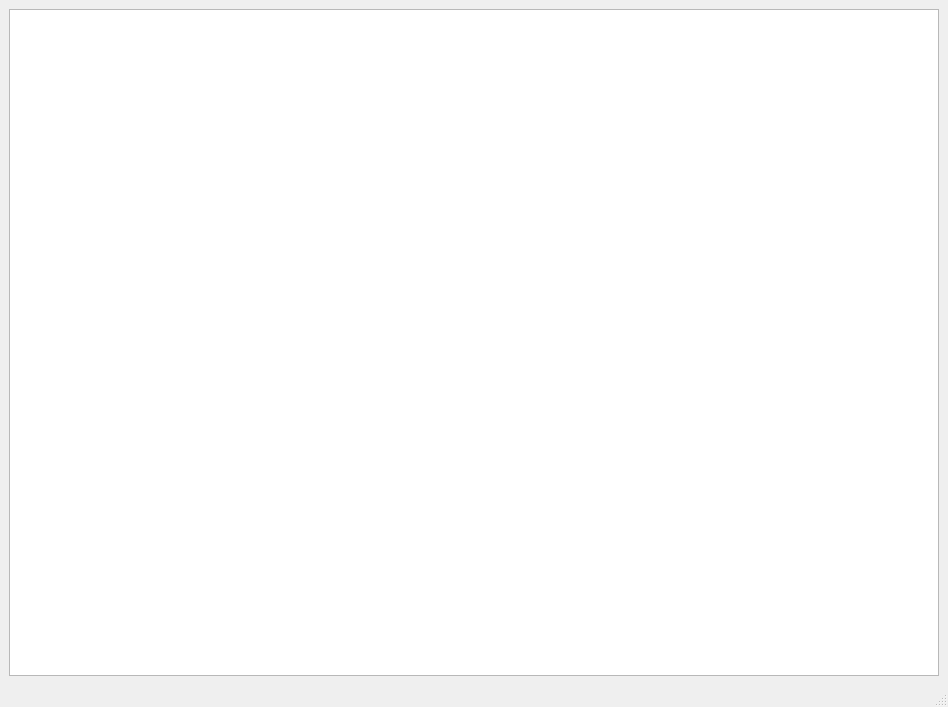
<?xml version="1.0" encoding="UTF-8"?>
<ui version="4.0">
 <class>MainWindow</class>
 <widget class="QMainWindow" name="MainWindow">
  <property name="geometry">
   <rect>
    <x>0</x>
    <y>0</y>
    <width>948</width>
    <height>707</height>
   </rect>
  </property>
  <property name="windowTitle">
   <string>MainWindow</string>
  </property>
  <widget class="QWidget" name="centralwidget">
   <layout class="QVBoxLayout" name="verticalLayout">
    <item>
     <widget class="QTableWidget" name="tableWidget"/>
    </item>
   </layout>
  </widget>
  <widget class="QMenuBar" name="menubar">
   <property name="geometry">
    <rect>
     <x>0</x>
     <y>0</y>
     <width>948</width>
     <height>21</height>
    </rect>
   </property>
  </widget>
  <widget class="QStatusBar" name="statusbar"/>
 </widget>
 <resources/>
 <connections/>
</ui>
